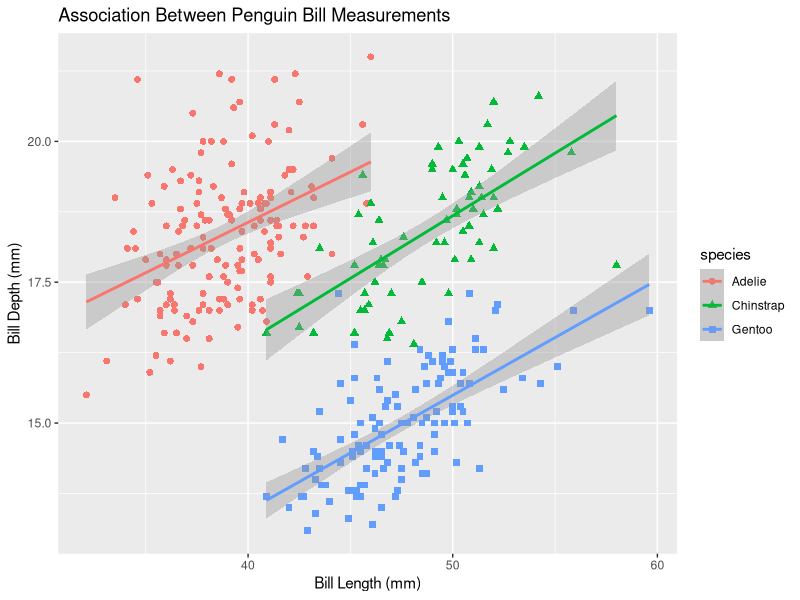

This chart was generated by the following R code:
# Need ggplot2
library(ggplot2)
library(palmerpenguins)

penguin_gg <- ggplot(data = penguins, aes(x = bill_length_mm, y = bill_depth_mm)) +
  geom_point(aes(color = species, shape = species), size = 2) +
  labs(x = "Bill Length (mm)", y = "Bill Depth (mm)",
       title = "Association Between Penguin Bill Measurements") +
  geom_smooth(aes(color = species), method = "lm")
penguin_gg
